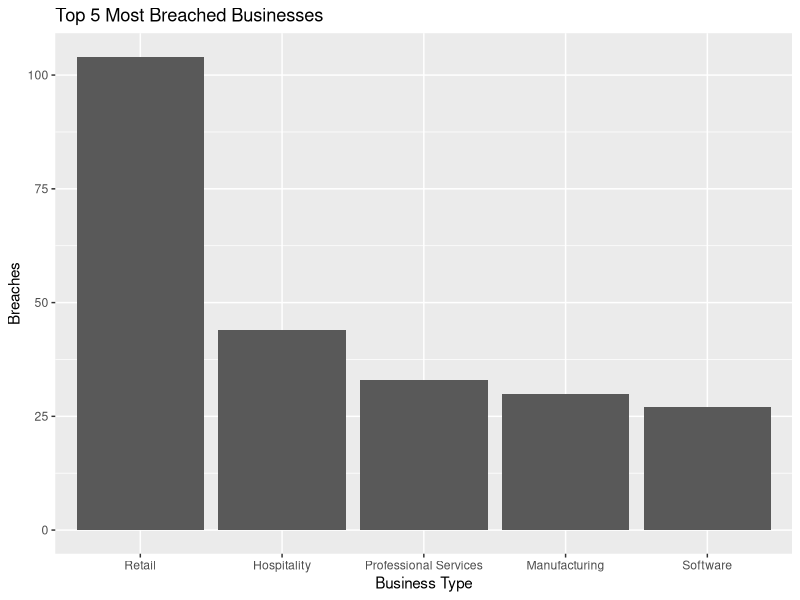

Recreate this plot in R.
library("dplyr")
library("ggplot2")

data <- read.csv("Data_breaches.csv")

## Among businesses, which types are being breached the most?
### Gonna make this a bar chart. ????????

# Get the appropiate column... and remove blanks
businesses <- select(data, BusinessType) %>% filter(BusinessType != "")

# Group the column.

businesses <- group_by(businesses, BusinessType) %>% summarise(Count = n())

# Remove other... cuz it doesnt make sense to add :P

businesses <- filter(businesses, BusinessType != "Other") 

# Select only the top 5 businesses to graph

businesses <- arrange(businesses, desc(Count)) %>% head(5)

# Plot 

ggplot(businesses, aes(x = reorder(BusinessType, desc(Count)), y = Count)) + geom_bar(stat = "identity") + labs(title = "Top 5 Most Breached Businesses", x = "Business Type", y = "Breaches")

       